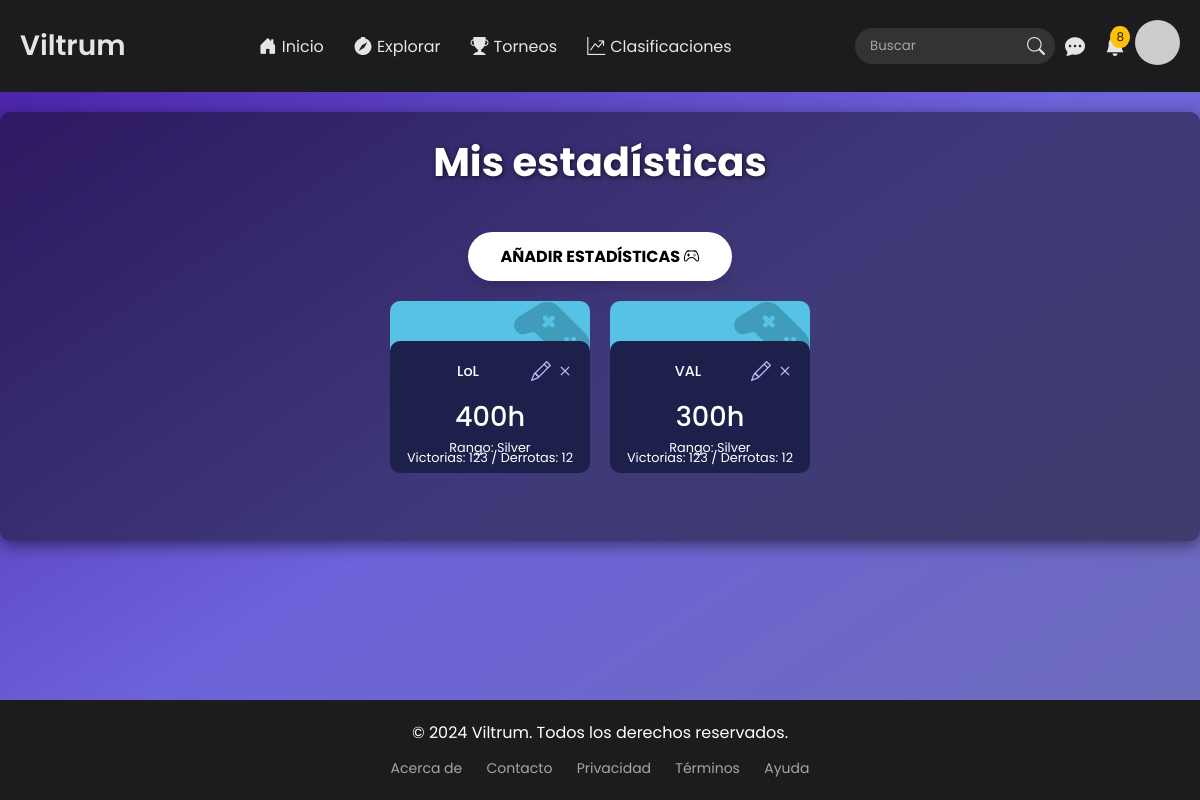
The page /profile/games_stats/ (signed in) on the database as committed earlier.
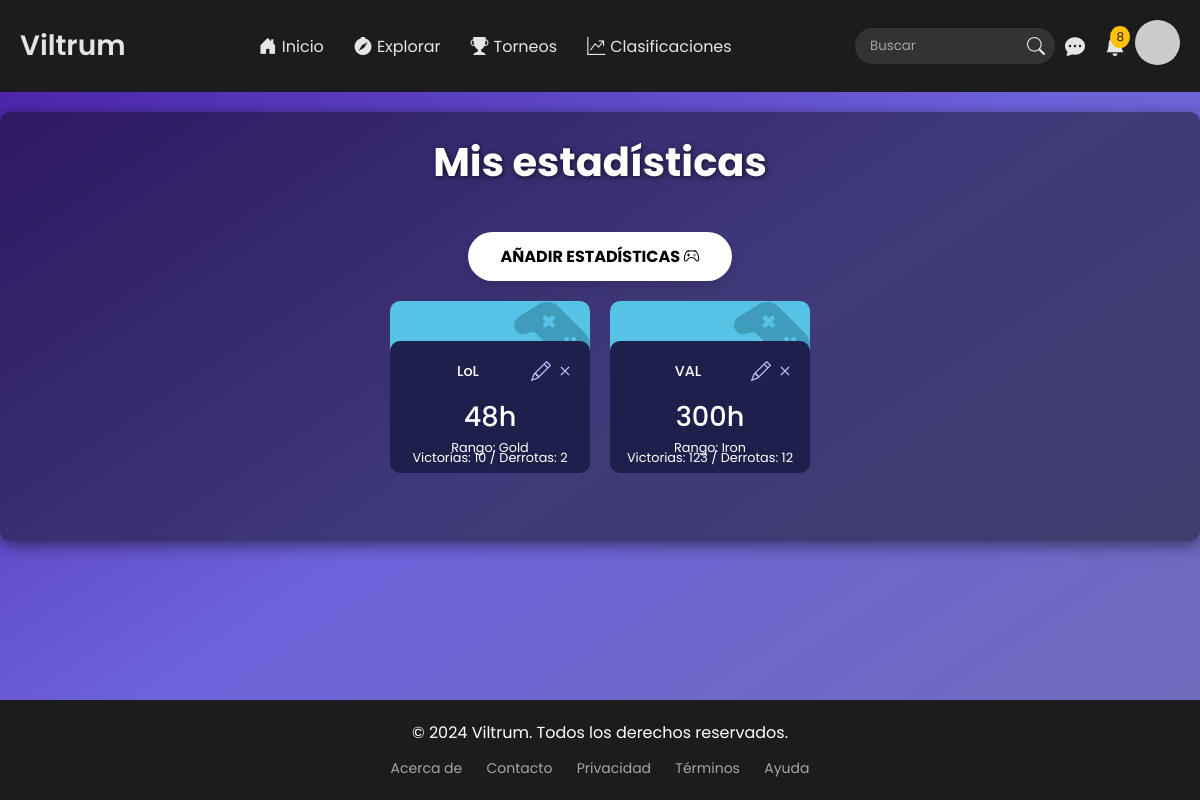
The same page on the database as committed later.
### users/models.py (models this page shows)
class PlayerStats(models.Model):
    TYPE_CHOICES = [
        ("LoL", "League of Legends"),
        ("D2", "Dota 2"),
        ("CSGO", "Counter-Strike: Global Offensive"),
        ("VAL", "Valorant"),
        ("OW", "Overwatch"),
        ("PUBG", "PlayerUnknown's Battlegrounds"),
        ("FORT", "Fortnite"),
        ("Apex", "Apex Legends"),
        ("R6", "Rainbow Six Siege"),
        ("RL", "Rocket League")
    ]
    user = models.ForeignKey(User, on_delete=models.CASCADE)  # Relación con el usuario
    user_game = models.CharField(max_length=50)  # Nombre del juego jugado por el usuario
    game = models.CharField(max_length=5, choices=TYPE_CHOICES)  # Juego, limitado a las opciones disponibles
    rank = models.CharField(max_length=50)  # Rango del jugador
    wins = models.IntegerField(default=0)  # Número de victorias
    losses = models.IntegerField(default=0)  # Número de derrotas
    total_played = models.IntegerField(default=0)  # Total de juegos jugados
    is_active = models.BooleanField(default=True)  #Bandera en caso de ser eliminado
    class Meta:
        unique_together = ('user', 'game')  # Asegura que el usuario no pueda repetir el juego con el mismo tipo

### users/views.py (the view)
# urls.py: path('profile/games_stats/', views.games_stats, name='games_stats'),
@login_required
def games_stats(request):
    active_user = request.user
    if active_user.groups.filter(name='Gamer').exists():
        user_stats = PlayerStats.objects.filter(user=active_user, is_active=True)
        data_context = {'user_stats':user_stats}
        return render(request,'stats.html', data_context)
    return redirect('home')

### core/context_processors.py (called while the page is built)
def user_role(request):
    if request.user.is_authenticated:
        if request.user.groups.filter(name='Sponsor').exists():
            return {'role': 'sponsor'}
        elif request.user.groups.filter(name='Gamer').exists():
            return {'role': 'gamer'}
        else:
            return {'role': 'other'}
    return {'role': 'guest'}

def notifications(request):
    if request.user.is_authenticated:
        notifications = NotificationSystem.objects.filter(receiver=request.user).order_by('-created_at')[:8]
        return {'notifications': notifications}
    return {'notifications': []}

def verification(request):
    if request.user.is_authenticated:
        verificate = ExtendedData.objects.filter(user=request.user, user_verification=True)
        if verificate.exists():
            return {'verified':True}
        else:
            return {'verified':False}
    return {'verified':False}

### users/templates/stats.html (shortened to what this page needs)
{% extends 'template.html' %}
{% load static %}
{% block extra_css %}
<link rel="stylesheet" href="{% static 'css/stats.css' %}">
{% endblock %}
{% block content %}
<div class="main-container">
    <div class="five">
        <h1>Mis estadísticas</h1>
    </div>
    <button class="button" id="redirectButton">
        Añadir estadísticas <i class="bi bi-controller"></i>
    </button>
    <div class="stats-container">
        {% for stat in user_stats %}
        <div class="card work">
            <div class="img-section">
            </div>
            <div class="card-desc">
                <div class="card-header">
                    <div class="card-title">{{stat.game}}</div>
                    <div class="card-menu">
                        <a href="{% url 'edit_game_stat' stat.id %}" class="icons edit-icon" title="Editar">
                            <i class="bi bi-pencil"></i>
                        </a>
                        <a href="javascript:void(0);" class="icons delete-icon" title="Eliminar" onclick="showConfirmation('{% url 'delete_game_stats' stat.id %}')">
                            <i class="bi bi-x"></i>
                        </a>
                    </div>
                </div>
                <div class="card-time">{{stat.total_played}}h</div>
                <p class="recent">Rango: {{stat.rank}}</p>
                <p class="recent">Victorias: {{stat.wins}} / Derrotas: {{stat.losses}}</p>
            </div>
        </div>
        {% empty %}
        <span>Aún no se han registrado estadísticas</span>
        {% endfor %}
    </div>
</div>
{% endblock %}

Rows that differ between the two databases and show on the page:
changed PlayerStats "LoL": total_played "400" → "48"; rank "Silver" → "Gold"; wins "123" → "10"; losses "12" → "2"
changed PlayerStats "VAL": rank "Silver" → "Iron"
